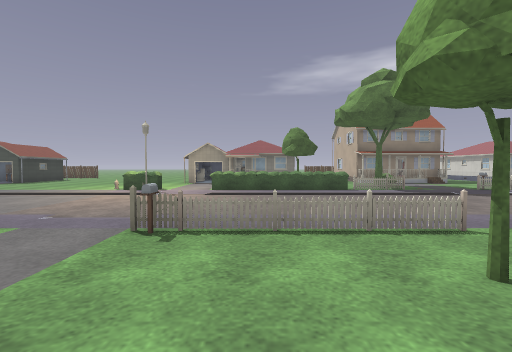
[1] (above)

15 first-person views from a walk through a level from a Godot 3-D game. The camera is 1.3 m above the floor, tilts 2° down and sees 90° across. Doors that lead somewhere are drawn open, without their leaves. The floor is counted in squares, 2 m on a side. Each view is taken from the middle of a square. On the plan, view 1 faces up. The plan holds only what a view shows up to about 9 squares ahead; the rest is blank. The place goes on beyond the plan. Some surface patterns are stand-ins.

[2]
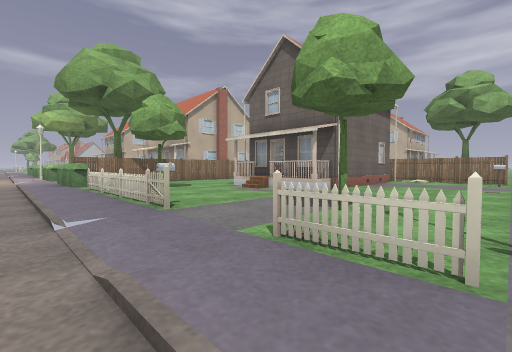

[3]
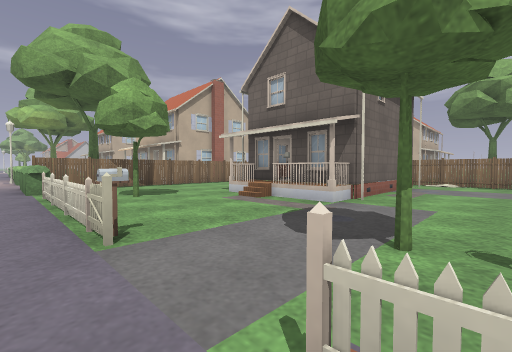

[4]
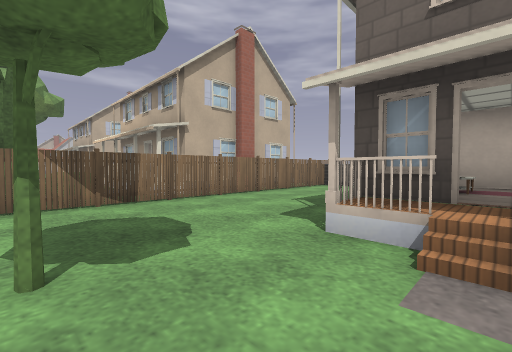

[5]
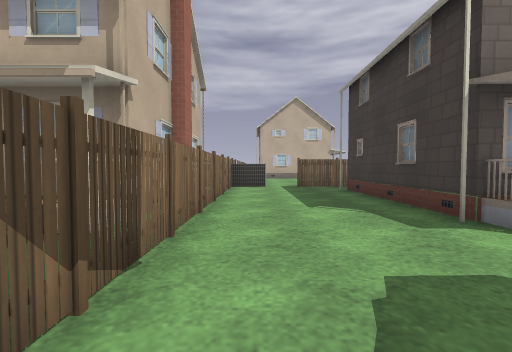

[6]
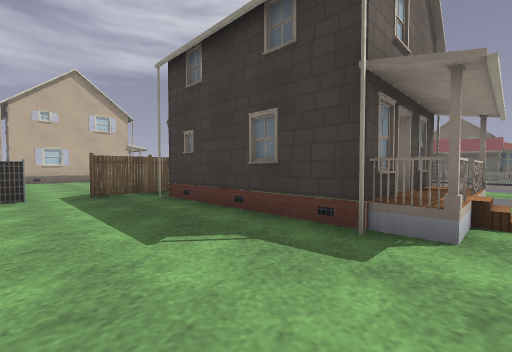

[7]
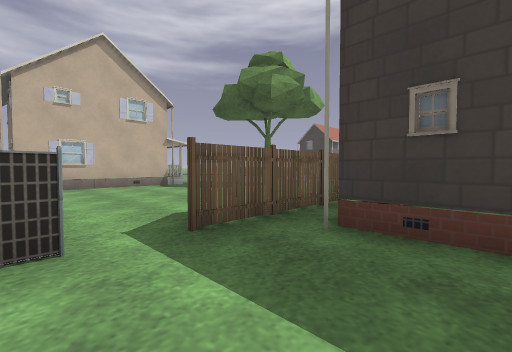

[8]
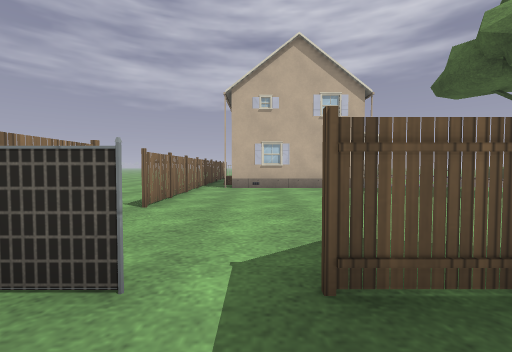

[9]
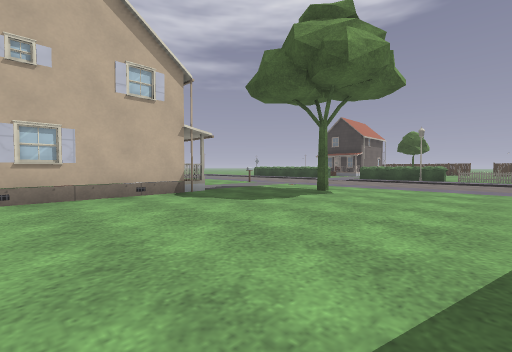

[10]
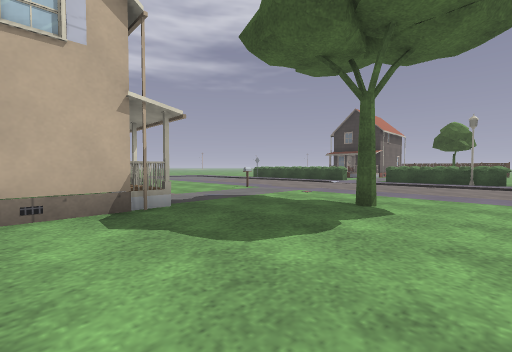

[11]
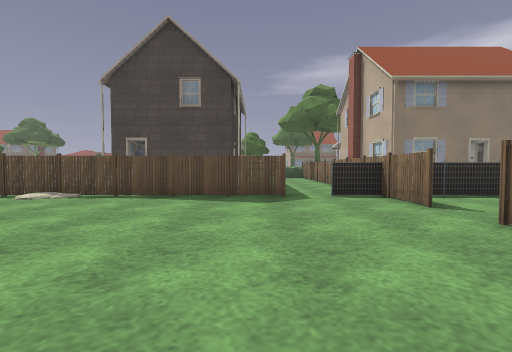

[12]
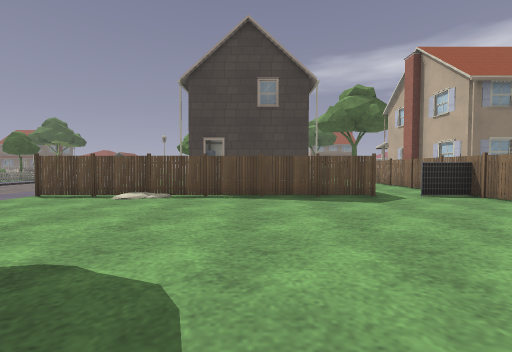

[13]
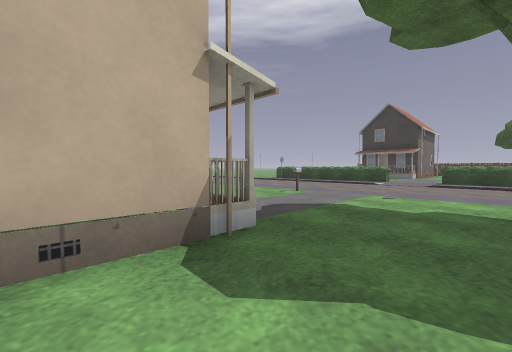

[14]
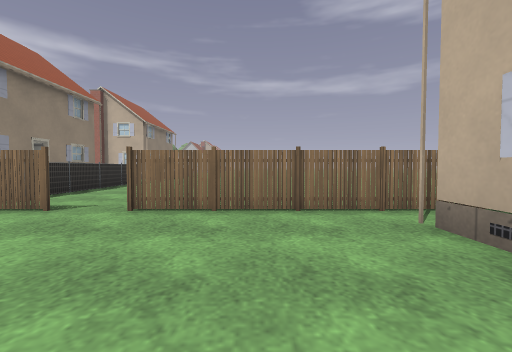

[15]
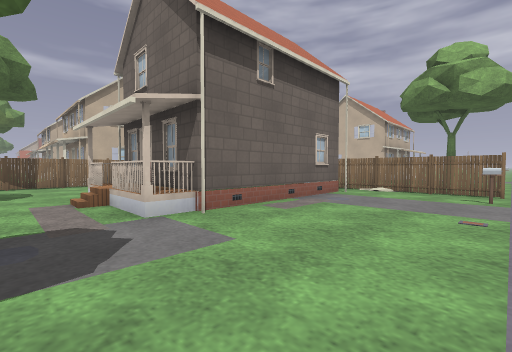

### Floor plan
Key: @ floor where view 1 was taken; # wall or solid block; x gap in a wall; . floor; D open door; = window, fence, low wall or low ledge; ^ raised ledge; G gate; O other object.
Columns run from 5 left of view 1 to 10 right of it. Each row starts with its distance up from view 1.
  9 ....     .....
  8 ..............
  7 .............
  6 ............
  5 .............
  4 .........###.
  3 ##..Gx==.^^
  2 ..#.......#
  1 ..........#O
  0 .....@....#.
 -1 ...##D#...###D##
 -2 ...#  #...##  #
 -3 ...#  #...##  #
 -4 ...###D...##  #
 -5 #..###D#..######
 -6 ##=####=.#######
 -7 ..........#....
 -8 ..........x...
 -9 ..........x..
-10 ..........#.
-11 ..#.......#.
-12 ..........#.
-13 ....#######

Positions as (right, up) in squares from view 1, and headings:
1: (0, 0), facing up
2: (-5, 5), facing down-right
3: (-4, 4), facing down-right
4: (0, 2), facing down-right
5: (4, 2), facing down
6: (4, 0), facing down-left
7: (4, -4), facing down-left
8: (3, -5), facing down
9: (3, -7), facing down-left
10: (1, -9), facing down-left
11: (2, -12), facing up
12: (0, -12), facing up
13: (1, -11), facing down-left
14: (1, -11), facing right
15: (-5, 1), facing down-right
